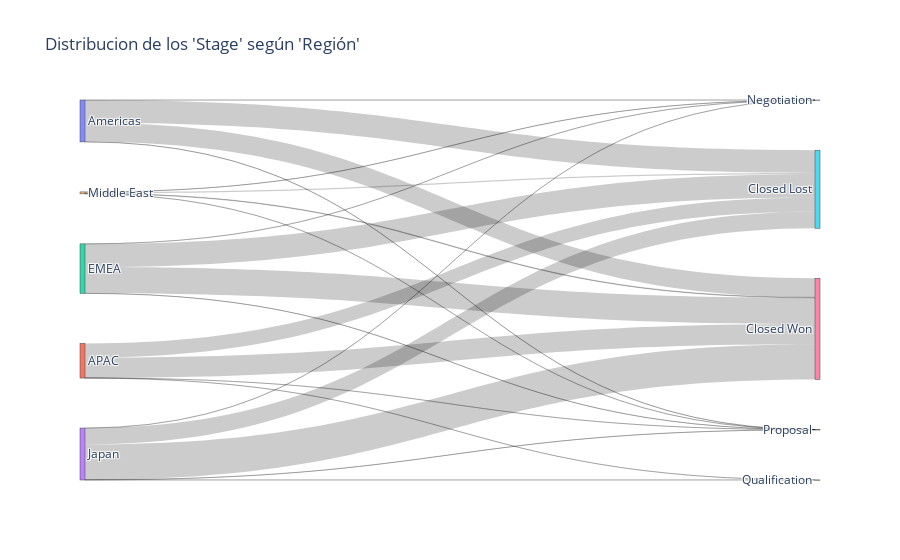

The notebook cell this image was saved under:
### Code cell
import plotly.graph_objects as go

# data
label = ['Americas','APAC','EMEA','Japan','Middle East','Closed Lost','Closed Won','Qualification','Negotiation','Proposal']
source = stageRegion_count['Region_num']
target = stageRegion_count['Stage_num']
value = stageRegion_count['Stage_count'] 

link = dict(source = source, target = target, value = value)
node = dict(label = label, pad=50, thickness=5)
data = go.Sankey(link = link, node=node)
# plot
fig = go.Figure(data,layout=go.Layout(
        title=go.layout.Title(text="Distribucion de los 'Stage' según 'Región'")))
fig.show()

### Figure 1 — Plotly figure (JSON) as saved in the notebook; plotly's stock layout.template omitted (floating-point values rounded to 4 significant figures)
{"data": [{"link": {"source": [1, 1, 1, 1, 0, 0, 0, 0, 2, 2, 2, 2, 3, 3, 3, 3, 3, 4, 4, 4, 4], "target": [5, 6, 9, 7, 5, 6, 8, 9, 5, 6, 8, 9, 5, 6, 8, 9, 7, 5, 6, 8, 9], "value": [1355, 1896, 8, 3, 2140, 1793, 8, 4, 2189, 2471, 1, 3, 1546, 3323, 1, 14, 8, 120, 50, 8, 6]}, "node": {"label": ["Americas", "APAC", "EMEA", "Japan", "Middle East", "Closed Lost", "Closed Won", "Qualification", "Negotiation", "Proposal"], "pad": 50, "thickness": 5}, "type": "sankey"}], "layout": {"title": {"text": "Distribucion de los 'Stage' según 'Región'"}}}
